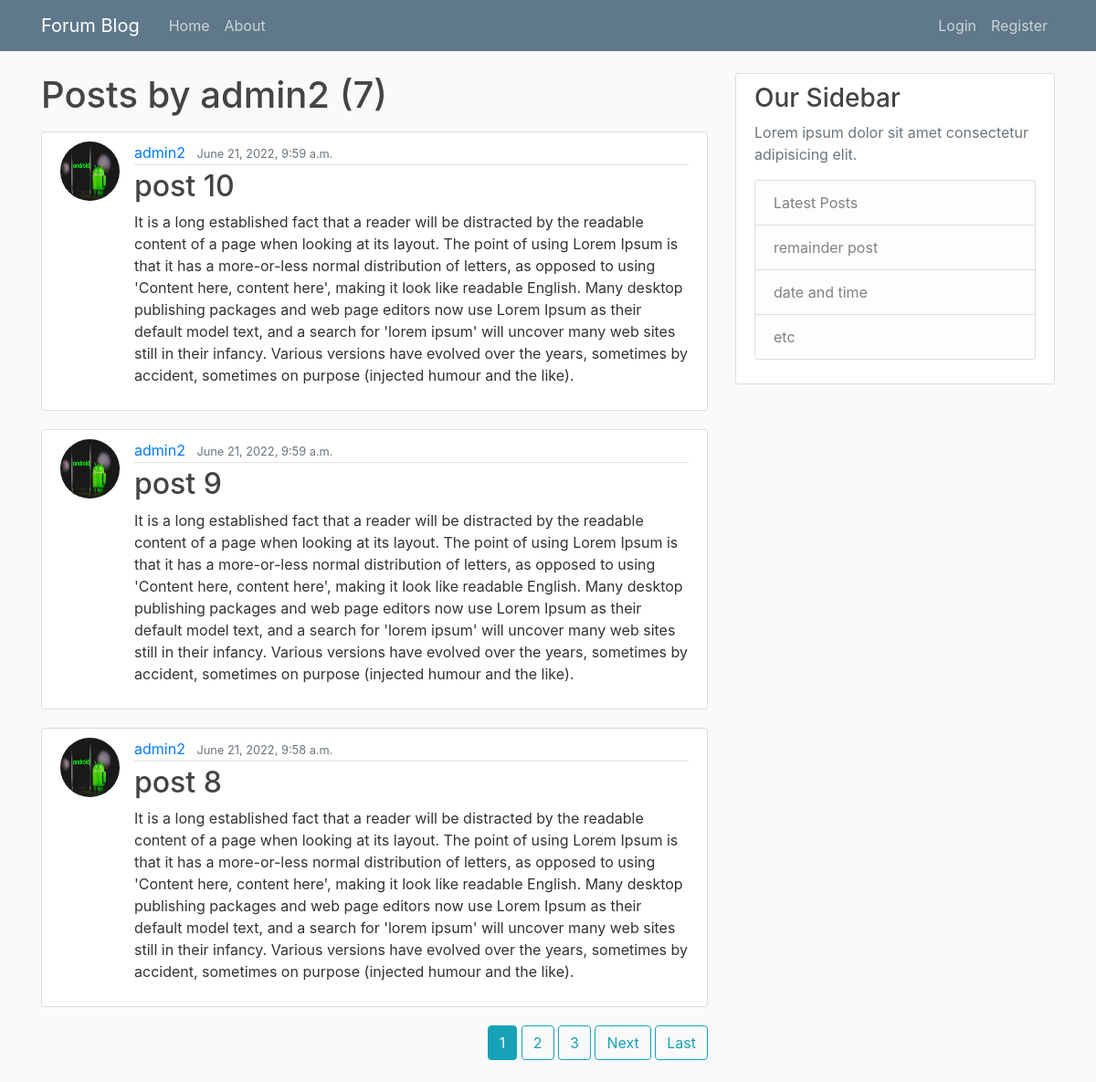
The page /user/admin2 on the database its author committed.
### blog/models.py (models this page shows, shortened)
class Post(models.Model):
    title =  models.CharField(max_length=1000, null=True, blank=True)
    content = models.TextField(null=True, blank=True)
    date_post = models.DateTimeField(auto_now_add=True,  null=True, blank=True)
    author = models.ForeignKey(User, on_delete=models.CASCADE,  null=True, blank=True)

### user/models.py (models this page shows, shortened)
class Profile(models.Model):
    user = models.OneToOneField(User, on_delete=models.CASCADE, null=True, blank=True)
    name = models.CharField(max_length=255, null = True, blank= False)
    about = models.CharField(max_length=1000, null = True, blank= False)
    location = models.CharField(max_length=255, null = True, blank= False)
    image = models.ImageField(default='nophoto.jpg', upload_to = 'avater/', null = True, blank= False)

### blog/views.py (the view)
# urls.py: path('user/<str:username>', UserPostListView.as_view(), name='user-posts'),
class UserPostListView(ListView):
    model = Post
    template_name = 'blog/user_posts.html'  # <app>/<model>_<viewtype>.html
    context_object_name = 'posts'
    paginate_by = 3
    def get_queryset(self):
        user = get_object_or_404(User, username=self.kwargs.get('username'))
        return Post.objects.filter(author=user).order_by('-date_post')

### blog/templates/blog/user_posts.html (shortened to what this page needs)
{% extends "blog/base.html" %}
{% block content %}
    <h1 class="mb-3">Posts by {{ view.kwargs.username }} ({{ page_obj.paginator.count }})</h1>
    {% for post in posts %}
        <article class="media content-section">
          <img class="rounded-circle article-img" src="{{ post.author.profile.image.url }}">
          <div class="media-body">
            <div class="article-metadata">
              <a class="mr-2" href="{% url 'user-posts' post.author.username %}">{{ post.author }}</a>
              <small class="text-muted">{{ post.date_post }}</small>
            </div>
            <h2><a class="article-title" href="{% url 'post-detail' post.id %}">{{ post.title }}</a></h2>
            <p class="article-content">{{ post.content }}</p>
          </div>
        </article>
    {% endfor %}
  <div class="float-right">
    {% if is_paginated %}
      {% for num in page_obj.paginator.page_range %}
        {% if page_obj.number == num %}
          <a class="btn btn-info mb-4" href="?page={{ num }}">{{ num }}</a>
        {% elif num > page_obj.number|add:'-3' and num < page_obj.number|add:'3' %}
          <a class="btn btn-outline-info mb-4" href="?page={{ num }}">{{ num }}</a>
        {% endif %}
      {% endfor %}
      {% if page_obj.has_next %}
        <a class="btn btn-outline-info mb-4" href="?page={{ page_obj.next_page_number }}">Next</a>
        <a class="btn btn-outline-info mb-4" href="?page={{ page_obj.paginator.num_pages }}">Last</a>
      {% endif %}
    {% endif %}
  </div>
{% endblock content %}

### blog/static/blog/main.css (style rules this page uses)
body { background: #fafafa; color: #333333; margin-top: 5rem; }
h1, h2, h3, h4, h5, h6 { color: #444444; }
.content-section { background: #ffffff; padding: 10px 20px; border: 1px solid #dddddd; border-radius: 3px; margin-bottom: 20px; }
.article-title { color: #444444; }
.article-content { white-space: pre-line; }
.article-img { height: 65px; width: 65px; margin-right: 16px; }
.article-metadata { padding-bottom: 1px; margin-bottom: 4px; border-bottom: 1px solid #e3e3e3 }

### rows shown on the page
Post: author.profile.image (picture), author "admin2", date_post "June 21, 2022, 9:59 a.m.", title "post 10", content "It is a long established fact that a reader will be distracted by the readable content of a page when looking at its layout. The point of using Lorem Ipsum is that it has a more-or-less normal distribution of letters, as opposed to using 'Content here, content here', making it look like readable English. Many desktop publishing packages and web page editors now use Lorem Ipsum as their default model text, and a search for 'lorem ipsum' will uncover many web sites still in their infancy. Various versions have evolved over the years, sometimes by accident, sometimes on purpose (injected humour and the like)."
Post: author.profile.image (picture), author "admin2", date_post "June 21, 2022, 9:59 a.m.", title "post 9", content "It is a long established fact that a reader will be distracted by the readable content of a page when looking at its layout. The point of using Lorem Ipsum is that it has a more-or-less normal distribution of letters, as opposed to using 'Content here, content here', making it look like readable English. Many desktop publishing packages and web page editors now use Lorem Ipsum as their default model text, and a search for 'lorem ipsum' will uncover many web sites still in their infancy. Various versions have evolved over the years, sometimes by accident, sometimes on purpose (injected humour and the like)."
Post: author.profile.image (picture), author "admin2", date_post "June 21, 2022, 9:58 a.m.", title "post 8", content "It is a long established fact that a reader will be distracted by the readable content of a page when looking at its layout. The point of using Lorem Ipsum is that it has a more-or-less normal distribution of letters, as opposed to using 'Content here, content here', making it look like readable English. Many desktop publishing packages and web page editors now use Lorem Ipsum as their default model text, and a search for 'lorem ipsum' will uncover many web sites still in their infancy. Various versions have evolved over the years, sometimes by accident, sometimes on purpose (injected humour and the like)."

### other values the page prints
{{ view.kwargs.username }} "admin2"
{{ page_obj.paginator.count }} "7"
{{ num }} "1"
{{ num }} "2" "3"
